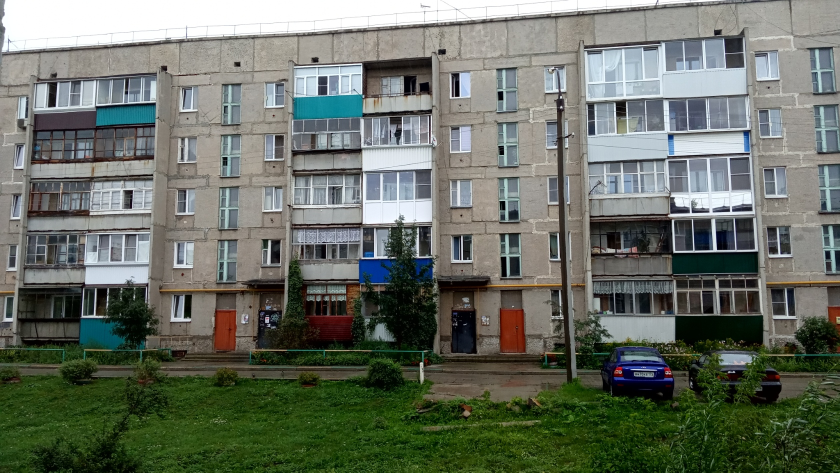
#> input picture images/town1.jpg, 1680 x 945 px (shown at 1/2 size)
$ python sift_opencv.py
#> lines starting #> are read from the running program, lines starting #| are printed output that depends on the picture; long printed decimals are rounded
import cv2 as cv
import matplotlib.pyplot as plt
from imtools import *

"""
    Использование SIFT от OpenCV. Поиск точек, дескрипторов и
    сопоставление точек на двух картинках, выбор одной точки.
    НЕОБХОДИМО для работы установить OpenCV из исходников
    по инструкции. Инстуркция в файле OpenCV from sources.md в корне проекта
    Туториал от OpenCV: https://docs.opencv.org/master/da/df5/tutorial_py_sift_intro.html

    Объяснение представления ключевых точек и дескрипторов в OpenCV здесь:
    https://ianlondon.github.io/blog/how-to-sift-opencv/
"""

img1 = cv.imread("../images/town1.jpg")
#> img1 is the input picture: shape (945, 1680, 3); mean B, G, R 100.6, 111.4, 104.8
img2 = cv.imread("../images/town2.jpg")
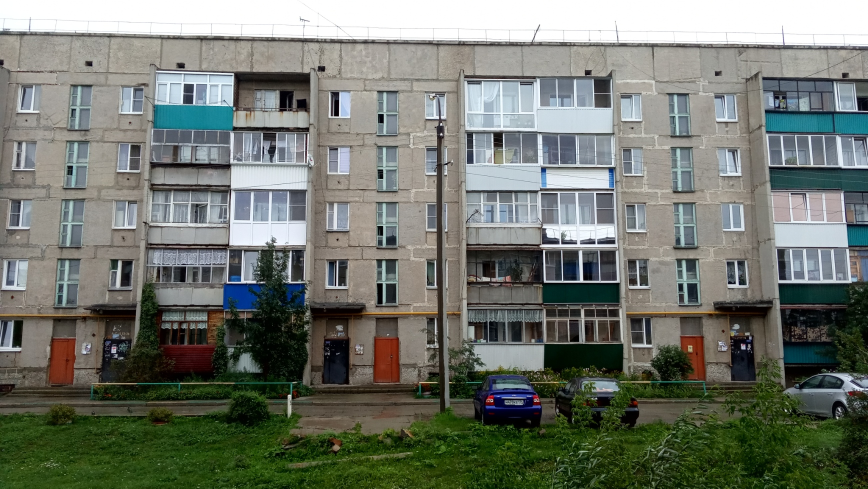
#> input picture images/town2.jpg, 1736 x 977 px (shown at 1/2 size)
#> img2 is the input picture: shape (977, 1736, 3); mean B, G, R 109.6, 118.7, 113.5
gray1 = cv.cvtColor(img1, cv.COLOR_BGR2GRAY)
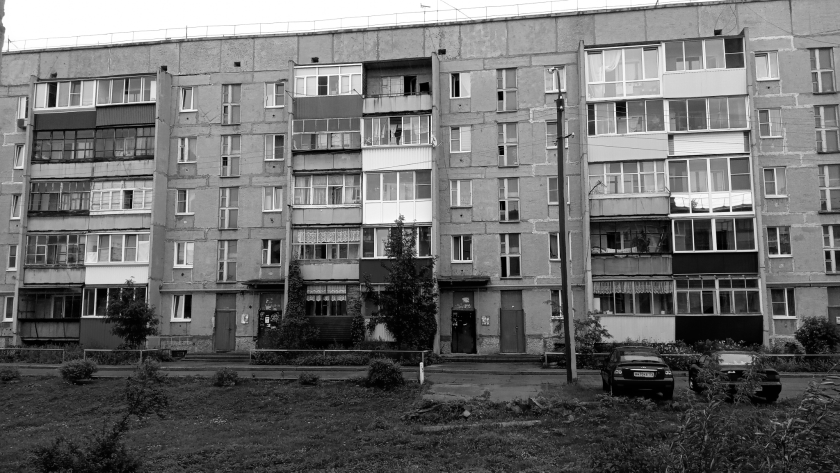
#> gray1: shape (945, 1680) (shown at 1/2 size); min 0, max 255, mean 108.1
gray2 = cv.cvtColor(img2, cv.COLOR_BGR2GRAY)
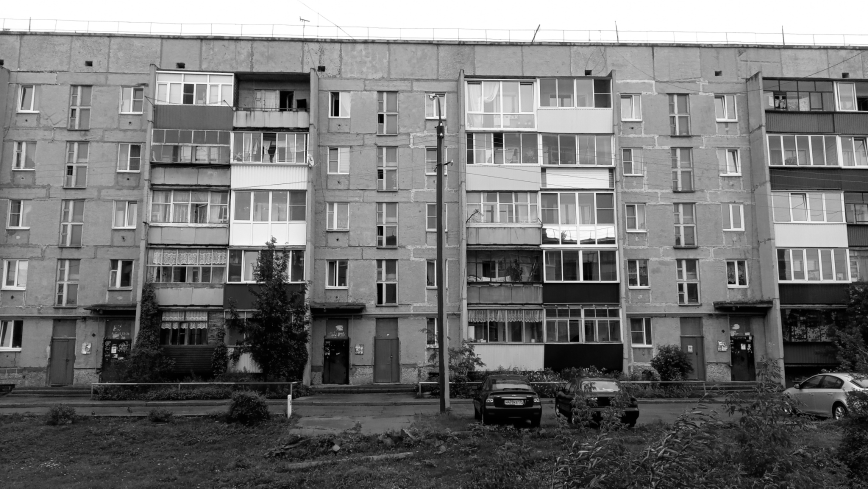
#> gray2: shape (977, 1736) (shown at 1/2 size); min 0, max 255, mean 116.1

gray1 = cv.addWeighted(gray1, 1, gray1, 0, -99)
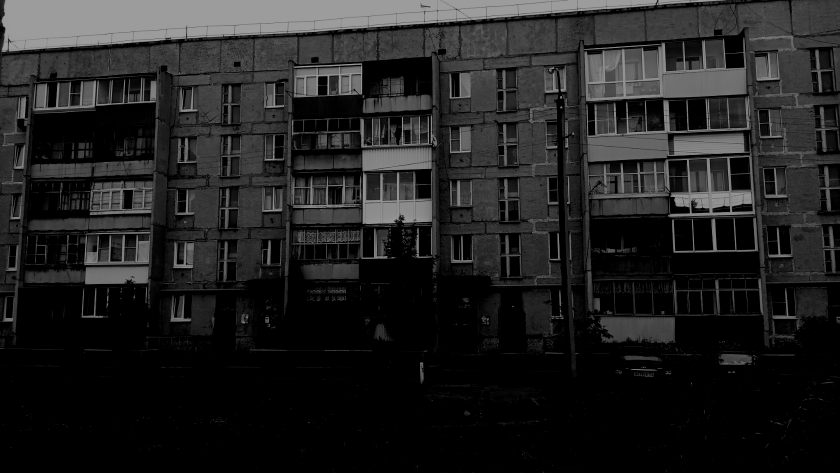
#> gray1: shape (945, 1680) (shown at 1/2 size); min 0, max 156, mean 33.5

sift = cv.SIFT_create()
kp1, des1 = sift.detectAndCompute(gray1, None)
#> kp1 = 4883 keypoints; strongest (x, y, size): (1122, 195, 3), (1122, 215, 2.8), (722, 128, 2), (1315, 9, 1.9)
kp2, des2 = sift.detectAndCompute(gray2, None)
#> kp2 = 11088 keypoints; strongest (x, y, size): (882, 269, 3.1), (1571, 821, 2.8), (671, 571, 2.2), (882, 249, 3)
print(kp1[100].pt)
#| (31.392, 493.222)

out1 = np.zeros(gray1.shape)
out1 = cv.drawKeypoints(gray1, kp1, out1, flags=cv.DrawMatchesFlags_DRAW_RICH_KEYPOINTS)
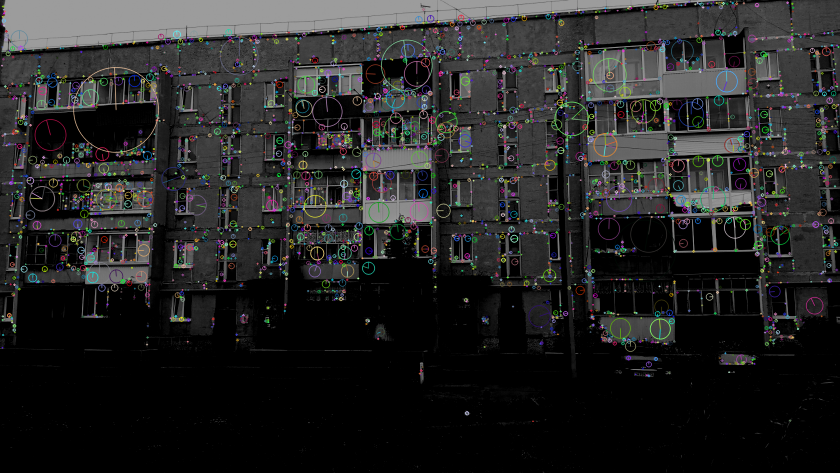
#> out1: shape (945, 1680, 3) (shown at 1/2 size); mean of channels 0, 1, 2 37.8, 38, 37.8; drawn as B, G, R

out2 = np.zeros(gray2.shape)
out2 = cv.drawKeypoints(gray2, kp2, out1, flags=cv.DrawMatchesFlags_DRAW_RICH_KEYPOINTS)
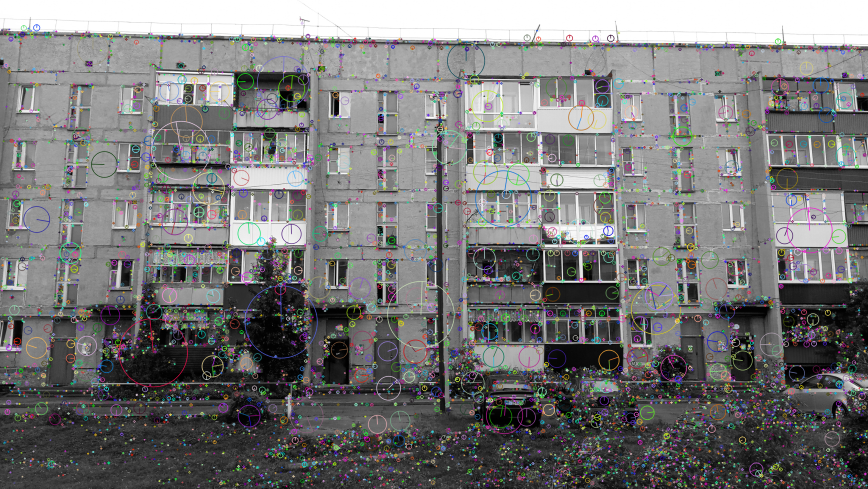
#> out2: shape (977, 1736, 3) (shown at 1/2 size); mean of channels 0, 1, 2 119.1, 119, 119.3; drawn as B, G, R

#print(kp1[5442].angle)
#print(des1[5442])

# Feature matching with OpenCV
bf = cv.BFMatcher(cv.NORM_L2, crossCheck=True)
matches = bf.match(des1, des2)
#> matches = 2369 matches
matches = sorted(matches, key = lambda x: x.distance)
output = cv.drawMatches(gray1, kp1, gray2, kp2, matches[:50], img2.copy(), flags=0)
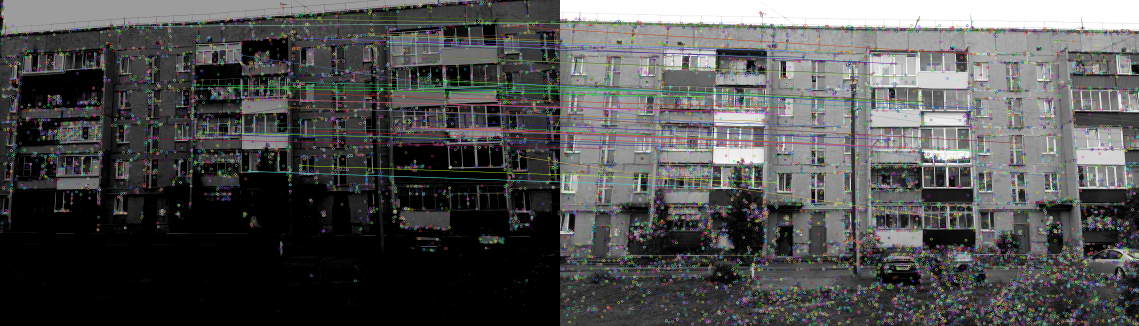
#> output: shape (977, 3416, 3) (shown at 1/3 size); mean B, G, R 79.3, 79.6, 79.3

print(matches[555].distance) # trainIdx, queryIdx
#| 109.165

# Get some matched point
i1 = matches[555].queryIdx
#> i1 = 3957
i2 = matches[555].trainIdx
#> i2 = 6581
p1 = kp1[i1].pt
#> p1 = (1337.3, 314.9)
p2 = kp2[i2].pt
#> p2 = (1082.4, 379.1)
p1 = (int(p1[0]), int(p1[1]))
#> p1 = (1337, 314)
p2 = (int(p2[0]), int(p2[1]))
#> p2 = (1082, 379)
img1 = cv.circle(gray1, p1, 30, (0, 255, 0), 3)
#> img1: shape (945, 1680)
img2 = cv.circle(gray2, p2, 30, (0, 255, 0), 3)
#> img2: shape (977, 1736)

print(i1, i2)
#| 3957 6581

plt.figure()
plt.gray()

plt.imshow(output)

plt.show()
